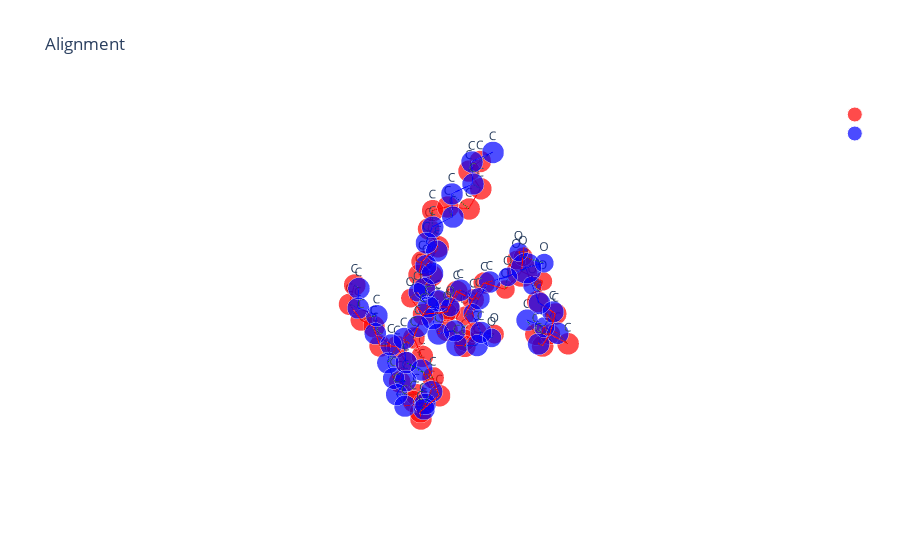

The notebook cell this image was saved under:
### Markdown cell above
OTMol alignment

### Code cell
# 1ln1_DLP
df = pd.read_csv('./otmol_output/1ln1_DLP_results.csv')
data_path = "../Data/extra_bio_ligands"
ligand = '1ln1_DLP'
i = 8
path1 = os.path.join(data_path, 'extra_bio_ligands_reference', f'{ligand}.pdb')
path2 = os.path.join(
    data_path, 
    'extra_bio_ligands_boltz_af3_generated_conformers', 
    f'boltz_results_{ligand}', 
    f'{ligand}_model_{str(i)}_chainB_pH74.pdb'
    )  
nameB = path2.split('/')[-1].split('.')[0]+'_otmol.pdb'
X_A, T_A, B_A = otm.tl.parse_pdb_file(path1)
X_B, T_B, B_B = otm.tl.parse_pdb_file(path2)
assignment = [int(x) for x in df['assignment'][i].strip('[]').split()]
P = otm.tl.permutation_to_matrix(assignment)
X_B_aligned, _, _ = otm.tl.kabsch(X_A, X_B, P) 
otm.tl.write_xyz_with_custom_labels(
    os.path.join('otmol_output', nameB), 
    X_B_aligned[assignment], 
    T_B[assignment],
    comment="aligned by OTMol")
print(otm.tl.root_mean_square_deviation(X_A, X_B_aligned[assignment]))
otm.pl.interactive_alignment_plot(X_A, X_B_aligned, T_A, T_B, B_A, B_B, assignment, '', '')

### Figure 1 — Plotly figure (JSON) as saved in the notebook; plotly's stock layout.template omitted (floating-point values rounded to 4 significant figures)
{"data": [{"marker": {"color": "red", "size": [15.2, 15.2, 15.2, 15.2, 15.2, 15.2, 15.2, 15.2, 15.2, 15.2, 15.2, 15.2, 15.2, 15.2, 15.2, 15.2, 15.2, 15.2, 15.2, 15.2, 15.2, 15.2, 15.2, 15.2, 15.2, 15.2, 15.2, 15.2, 15.2, 15.2, 15.2, 15.2, 15.2, 15.2, 15.2, 15.2, 15.2, 15.2, 15.2, 15.2, 15.2, 15.2, 15.2, 15.2, 14.2, 13.2, 13.2, 13.2, 13.2, 13.2, 13.2, 13.2, 13.2, 21.4], "symbol": "circle"}, "mode": "markers+text", "name": "", "text": ["C", "C", "C", "C", "C", "C", "C", "C", "C", "C", "C", "C", "C", "C", "C", "C", "C", "C", "C", "C", "C", "C", "C", "C", "C", "C", "C", "C", "C", "C", "C", "C", "C", "C", "C", "C", "C", "C", "C", "C", "C", "C", "C", "C", "N", "O", "O", "O", "O", "O", "O", "O", "O", "P"], "textposition": "top center", "type": "scatter3d", "x": [49.37, 50.8, 51.9, 46.91, 46.23, 48.26, 46.06, 46.67, 54.38, 55.62, 55.28, 55.72, 55.48, 56.67, 56.29, 55.65, 54.66, 54.22, 54.67, 53.89, 53.72, 54.27, 53.89, 54.84, 54.82, 54.18, 50.65, 51.1, 50.09, 50.45, 49.59, 49.41, 49.98, 49.79, 51.09, 51.13, 49.84, 49.55, 49.19, 49.07, 47.79, 46.98, 46.78, 45.31, 46.81, 51.08, 53.12, 54.44, 49.95, 46.23, 47.61, 48.44, 46.39, 47.17], "y": [49.7, 50.05, 49.65, 52.38, 53.47, 54.03, 54.69, 52.44, 49.3, 49.79, 50.08, 51.48, 51.75, 51.3, 50.84, 49.41, 49.2, 47.97, 46.71, 46.62, 45.49, 44.14, 43.03, 43.0, 41.66, 41.68, 50.25, 49.7, 48.74, 47.3, 46.71, 45.19, 44.38, 45.07, 45.2, 45.63, 45.86, 44.62, 44.69, 46.04, 46.74, 46.99, 45.73, 45.39, 53.64, 49.6, 50.07, 48.24, 51.3, 49.83, 51.32, 50.77, 52.23, 51.04], "z": [19.91, 19.48, 20.47, 18.5, 17.69, 16.44, 15.66, 15.52, 19.86, 19.07, 17.58, 17.08, 15.57, 14.71, 13.32, 13.28, 12.07, 11.68, 12.39, 13.71, 14.41, 13.96, 14.92, 16.08, 16.78, 18.18, 16.8, 15.45, 14.79, 15.07, 16.17, 16.02, 17.18, 18.5, 19.25, 20.53, 21.27, 22.05, 23.33, 24.0, 23.67, 24.92, 25.73, 25.92, 16.33, 18.07, 19.76, 20.55, 16.84, 20.36, 21.84, 19.45, 19.82, 20.4]}, {"marker": {"color": "blue", "size": [15.2, 15.2, 15.2, 15.2, 15.2, 15.2, 15.2, 15.2, 15.2, 15.2, 15.2, 15.2, 15.2, 15.2, 15.2, 15.2, 15.2, 15.2, 13.2, 13.2, 15.2, 15.2, 15.2, 13.2, 21.4, 13.2, 13.2, 13.2, 15.2, 15.2, 14.2, 15.2, 15.2, 15.2, 13.2, 15.2, 13.2, 15.2, 15.2, 15.2, 15.2, 15.2, 15.2, 15.2, 15.2, 15.2, 15.2, 15.2, 15.2, 15.2, 15.2, 15.2, 15.2, 15.2], "symbol": "circle"}, "mode": "markers+text", "name": "", "text": ["C", "C", "C", "C", "C", "C", "C", "C", "C", "C", "C", "C", "C", "C", "C", "C", "C", "C", "O", "O", "C", "C", "C", "O", "P", "O", "O", "O", "C", "C", "N", "C", "C", "C", "O", "C", "O", "C", "C", "C", "C", "C", "C", "C", "C", "C", "C", "C", "C", "C", "C", "C", "C", "C"], "textposition": "top center", "type": "scatter3d", "x": [54.11, 54.55, 53.6, 54.0, 53.6, 54.18, 54.59, 54.5, 55.8, 56.11, 55.29, 56.1, 55.58, 55.24, 56.17, 55.54, 55.04, 53.73, 53.61, 52.71, 51.41, 50.38, 48.98, 48.51, 46.97, 46.27, 46.78, 46.48, 47.02, 46.04, 46.31, 47.62, 46.32, 45.29, 50.49, 50.7, 50.93, 50.61, 51.32, 50.39, 50.9, 50.25, 49.48, 50.14, 49.58, 50.34, 49.77, 50.75, 50.49, 49.21, 48.97, 47.75, 47.13, 45.88], "y": [42.04, 42.32, 43.16, 43.28, 44.57, 44.76, 45.9, 47.19, 47.77, 49.03, 50.13, 50.96, 51.15, 49.92, 49.59, 48.74, 49.54, 49.05, 47.97, 49.9, 49.5, 50.17, 49.84, 50.93, 51.2, 49.99, 52.39, 51.54, 52.6, 53.13, 52.81, 53.34, 51.34, 53.37, 49.77, 50.75, 51.86, 50.39, 49.17, 48.03, 46.84, 45.54, 45.4, 44.6, 44.94, 45.11, 45.64, 45.71, 46.07, 46.63, 46.31, 47.0, 46.29, 46.95], "z": [18.02, 16.64, 15.88, 14.47, 13.91, 12.58, 12.11, 12.74, 12.79, 12.91, 13.34, 14.21, 15.55, 16.28, 17.33, 18.33, 19.47, 19.94, 20.42, 19.83, 20.25, 19.39, 19.86, 20.56, 20.65, 21.09, 21.47, 19.2, 18.54, 17.56, 16.17, 15.77, 15.98, 15.34, 18.05, 17.11, 17.46, 15.66, 15.32, 15.41, 14.72, 15.02, 16.25, 17.31, 18.55, 19.64, 20.8, 21.86, 23.07, 23.53, 24.96, 25.47, 26.58, 27.06]}, {"line": {"color": "red", "width": 2}, "mode": "lines", "showlegend": false, "type": "scatter3d", "x": [49.37, 50.8], "y": [49.7, 50.05], "z": [19.91, 19.48]}, {"line": {"color": "red", "width": 2}, "mode": "lines", "showlegend": false, "type": "scatter3d", "x": [49.37, 48.44], "y": [49.7, 50.77], "z": [19.91, 19.45]}, {"line": {"color": "red", "width": 2}, "mode": "lines", "showlegend": false, "type": "scatter3d", "x": [50.8, 51.9], "y": [50.05, 49.65], "z": [19.48, 20.47]}, {"line": {"color": "red", "width": 2}, "mode": "lines", "showlegend": false, "type": "scatter3d", "x": [50.8, 51.08], "y": [50.05, 49.6], "z": [19.48, 18.07]}, {"line": {"color": "red", "width": 2}, "mode": "lines", "showlegend": false, "type": "scatter3d", "x": [51.9, 53.12], "y": [49.65, 50.07], "z": [20.47, 19.76]}, {"line": {"color": "red", "width": 2}, "mode": "lines", "showlegend": false, "type": "scatter3d", "x": [46.91, 46.23], "y": [52.38, 53.47], "z": [18.5, 17.69]}, {"line": {"color": "red", "width": 2}, "mode": "lines", "showlegend": false, "type": "scatter3d", "x": [46.91, 46.39], "y": [52.38, 52.23], "z": [18.5, 19.82]}, {"line": {"color": "red", "width": 2}, "mode": "lines", "showlegend": false, "type": "scatter3d", "x": [46.23, 46.81], "y": [53.47, 53.64], "z": [17.69, 16.33]}, {"line": {"color": "red", "width": 2}, "mode": "lines", "showlegend": false, "type": "scatter3d", "x": [48.26, 46.81], "y": [54.03, 53.64], "z": [16.44, 16.33]}, {"line": {"color": "red", "width": 2}, "mode": "lines", "showlegend": false, "type": "scatter3d", "x": [46.06, 46.81], "y": [54.69, 53.64], "z": [15.66, 16.33]}, {"line": {"color": "red", "width": 2}, "mode": "lines", "showlegend": false, "type": "scatter3d", "x": [46.67, 46.81], "y": [52.44, 53.64], "z": [15.52, 16.33]}, {"line": {"color": "red", "width": 2}, "mode": "lines", "showlegend": false, "type": "scatter3d", "x": [54.38, 55.62], "y": [49.3, 49.79], "z": [19.86, 19.07]}, {"line": {"color": "red", "width": 2}, "mode": "lines", "showlegend": false, "type": "scatter3d", "x": [54.38, 53.12], "y": [49.3, 50.07], "z": [19.86, 19.76]}, {"line": {"color": "red", "width": 2}, "mode": "lines", "showlegend": false, "type": "scatter3d", "x": [54.38, 54.44], "y": [49.3, 48.24], "z": [19.86, 20.55]}, {"line": {"color": "red", "width": 2}, "mode": "lines", "showlegend": false, "type": "scatter3d", "x": [55.62, 55.28], "y": [49.79, 50.08], "z": [19.07, 17.58]}, {"line": {"color": "red", "width": 2}, "mode": "lines", "showlegend": false, "type": "scatter3d", "x": [55.28, 55.72], "y": [50.08, 51.48], "z": [17.58, 17.08]}, {"line": {"color": "red", "width": 2}, "mode": "lines", "showlegend": false, "type": "scatter3d", "x": [55.72, 55.48], "y": [51.48, 51.75], "z": [17.08, 15.57]}, {"line": {"color": "red", "width": 2}, "mode": "lines", "showlegend": false, "type": "scatter3d", "x": [55.48, 56.67], "y": [51.75, 51.3], "z": [15.57, 14.71]}, {"line": {"color": "red", "width": 2}, "mode": "lines", "showlegend": false, "type": "scatter3d", "x": [56.67, 56.29], "y": [51.3, 50.84], "z": [14.71, 13.32]}, {"line": {"color": "red", "width": 2}, "mode": "lines", "showlegend": false, "type": "scatter3d", "x": [56.29, 55.65], "y": [50.84, 49.41], "z": [13.32, 13.28]}, {"line": {"color": "red", "width": 2}, "mode": "lines", "showlegend": false, "type": "scatter3d", "x": [55.65, 54.66], "y": [49.41, 49.2], "z": [13.28, 12.07]}, {"line": {"color": "red", "width": 2}, "mode": "lines", "showlegend": false, "type": "scatter3d", "x": [54.66, 54.22], "y": [49.2, 47.97], "z": [12.07, 11.68]}, {"line": {"color": "red", "width": 2}, "mode": "lines", "showlegend": false, "type": "scatter3d", "x": [54.22, 54.67], "y": [47.97, 46.71], "z": [11.68, 12.39]}, {"line": {"color": "red", "width": 2}, "mode": "lines", "showlegend": false, "type": "scatter3d", "x": [54.67, 53.89], "y": [46.71, 46.62], "z": [12.39, 13.71]}, {"line": {"color": "red", "width": 2}, "mode": "lines", "showlegend": false, "type": "scatter3d", "x": [53.89, 53.72], "y": [46.62, 45.49], "z": [13.71, 14.41]}, {"line": {"color": "red", "width": 2}, "mode": "lines", "showlegend": false, "type": "scatter3d", "x": [53.72, 54.27], "y": [45.49, 44.14], "z": [14.41, 13.96]}, {"line": {"color": "red", "width": 2}, "mode": "lines", "showlegend": false, "type": "scatter3d", "x": [54.27, 53.89], "y": [44.14, 43.03], "z": [13.96, 14.92]}, {"line": {"color": "red", "width": 2}, "mode": "lines", "showlegend": false, "type": "scatter3d", "x": [53.89, 54.84], "y": [43.03, 43.0], "z": [14.92, 16.08]}, {"line": {"color": "red", "width": 2}, "mode": "lines", "showlegend": false, "type": "scatter3d", "x": [54.84, 54.82], "y": [43.0, 41.66], "z": [16.08, 16.78]}, {"line": {"color": "red", "width": 2}, "mode": "lines", "showlegend": false, "type": "scatter3d", "x": [54.82, 54.18], "y": [41.66, 41.68], "z": [16.78, 18.18]}, {"line": {"color": "red", "width": 2}, "mode": "lines", "showlegend": false, "type": "scatter3d", "x": [50.65, 51.1], "y": [50.25, 49.7], "z": [16.8, 15.45]}, {"line": {"color": "red", "width": 2}, "mode": "lines", "showlegend": false, "type": "scatter3d", "x": [50.65, 51.08], "y": [50.25, 49.6], "z": [16.8, 18.07]}, {"line": {"color": "red", "width": 2}, "mode": "lines", "showlegend": false, "type": "scatter3d", "x": [50.65, 49.95], "y": [50.25, 51.3], "z": [16.8, 16.84]}, {"line": {"color": "red", "width": 2}, "mode": "lines", "showlegend": false, "type": "scatter3d", "x": [51.1, 50.09], "y": [49.7, 48.74], "z": [15.45, 14.79]}, {"line": {"color": "red", "width": 2}, "mode": "lines", "showlegend": false, "type": "scatter3d", "x": [50.09, 50.45], "y": [48.74, 47.3], "z": [14.79, 15.07]}, {"line": {"color": "red", "width": 2}, "mode": "lines", "showlegend": false, "type": "scatter3d", "x": [50.45, 49.59], "y": [47.3, 46.71], "z": [15.07, 16.17]}, {"line": {"color": "red", "width": 2}, "mode": "lines", "showlegend": false, "type": "scatter3d", "x": [49.59, 49.41], "y": [46.71, 45.19], "z": [16.17, 16.02]}, {"line": {"color": "red", "width": 2}, "mode": "lines", "showlegend": false, "type": "scatter3d", "x": [49.41, 49.98], "y": [45.19, 44.38], "z": [16.02, 17.18]}, {"line": {"color": "red", "width": 2}, "mode": "lines", "showlegend": false, "type": "scatter3d", "x": [49.98, 49.79], "y": [44.38, 45.07], "z": [17.18, 18.5]}, {"line": {"color": "red", "width": 2}, "mode": "lines", "showlegend": false, "type": "scatter3d", "x": [49.79, 51.09], "y": [45.07, 45.2], "z": [18.5, 19.25]}, {"line": {"color": "red", "width": 2}, "mode": "lines", "showlegend": false, "type": "scatter3d", "x": [51.09, 51.13], "y": [45.2, 45.63], "z": [19.25, 20.53]}, {"line": {"color": "red", "width": 2}, "mode": "lines", "showlegend": false, "type": "scatter3d", "x": [51.13, 49.84], "y": [45.63, 45.86], "z": [20.53, 21.27]}, {"line": {"color": "red", "width": 2}, "mode": "lines", "showlegend": false, "type": "scatter3d", "x": [49.84, 49.55], "y": [45.86, 44.62], "z": [21.27, 22.05]}, {"line": {"color": "red", "width": 2}, "mode": "lines", "showlegend": false, "type": "scatter3d", "x": [49.55, 49.19], "y": [44.62, 44.69], "z": [22.05, 23.33]}, {"line": {"color": "red", "width": 2}, "mode": "lines", "showlegend": false, "type": "scatter3d", "x": [49.19, 49.07], "y": [44.69, 46.04], "z": [23.33, 24.0]}, {"line": {"color": "red", "width": 2}, "mode": "lines", "showlegend": false, "type": "scatter3d", "x": [49.07, 47.79], "y": [46.04, 46.74], "z": [24.0, 23.67]}, {"line": {"color": "red", "width": 2}, "mode": "lines", "showlegend": false, "type": "scatter3d", "x": [47.79, 46.98], "y": [46.74, 46.99], "z": [23.67, 24.92]}, {"line": {"color": "red", "width": 2}, "mode": "lines", "showlegend": false, "type": "scatter3d", "x": [46.98, 46.78], "y": [46.99, 45.73], "z": [24.92, 25.73]}, {"line": {"color": "red", "width": 2}, "mode": "lines", "showlegend": false, "type": "scatter3d", "x": [46.78, 45.31], "y": [45.73, 45.39], "z": [25.73, 25.92]}, {"line": {"color": "red", "width": 2}, "mode": "lines", "showlegend": false, "type": "scatter3d", "x": [46.23, 47.17], "y": [49.83, 51.04], "z": [20.36, 20.4]}, {"line": {"color": "red", "width": 2}, "mode": "lines", "showlegend": false, "type": "scatter3d", "x": [47.61, 47.17], "y": [51.32, 51.04], "z": [21.84, 20.4]}, {"line": {"color": "red", "width": 2}, "mode": "lines", "showlegend": false, "type": "scatter3d", "x": [48.44, 47.17], "y": [50.77, 51.04], "z": [19.45, 20.4]}, {"line": {"color": "red", "width": 2}, "mode": "lines", "showlegend": false, "type": "scatter3d", "x": [46.39, 47.17], "y": [52.23, 51.04], "z": [19.82, 20.4]}, {"line": {"color": "blue", "width": 2}, "mode": "lines", "showlegend": false, "type": "scatter3d", "x": [54.11, 54.55], "y": [42.04, 42.32], "z": [18.02, 16.64]}, {"line": {"color": "blue", "width": 2}, "mode": "lines", "showlegend": false, "type": "scatter3d", "x": [54.55, 53.6], "y": [42.32, 43.16], "z": [16.64, 15.88]}, {"line": {"color": "blue", "width": 2}, "mode": "lines", "showlegend": false, "type": "scatter3d", "x": [53.6, 54.0], "y": [43.16, 43.28], "z": [15.88, 14.47]}, {"line": {"color": "blue", "width": 2}, "mode": "lines", "showlegend": false, "type": "scatter3d", "x": [54.0, 53.6], "y": [43.28, 44.57], "z": [14.47, 13.91]}, {"line": {"color": "blue", "width": 2}, "mode": "lines", "showlegend": false, "type": "scatter3d", "x": [53.6, 54.18], "y": [44.57, 44.76], "z": [13.91, 12.58]}, {"line": {"color": "blue", "width": 2}, "mode": "lines", "showlegend": false, "type": "scatter3d", "x": [54.18, 54.59], "y": [44.76, 45.9], "z": [12.58, 12.11]}, {"line": {"color": "blue", "width": 2}, "mode": "lines", "showlegend": false, "type": "scatter3d", "x": [54.59, 54.5], "y": [45.9, 47.19], "z": [12.11, 12.74]}, {"line": {"color": "blue", "width": 2}, "mode": "lines", "showlegend": false, "type": "scatter3d", "x": [54.5, 55.8], "y": [47.19, 47.77], "z": [12.74, 12.79]}, {"line": {"color": "blue", "width": 2}, "mode": "lines", "showlegend": false, "type": "scatter3d", "x": [55.8, 56.11], "y": [47.77, 49.03], "z": [12.79, 12.91]}, {"line": {"color": "blue", "width": 2}, "mode": "lines", "showlegend": false, "type": "scatter3d", "x": [56.11, 55.29], "y": [49.03, 50.13], "z": [12.91, 13.34]}, {"line": {"color": "blue", "width": 2}, "mode": "lines", "showlegend": false, "type": "scatter3d", "x": [55.29, 56.1], "y": [50.13, 50.96], "z": [13.34, 14.21]}, {"line": {"color": "blue", "width": 2}, "mode": "lines", "showlegend": false, "type": "scatter3d", "x": [56.1, 55.58], "y": [50.96, 51.15], "z": [14.21, 15.55]}, {"line": {"color": "blue", "width": 2}, "mode": "lines", "showlegend": false, "type": "scatter3d", "x": [55.58, 55.24], "y": [51.15, 49.92], "z": [15.55, 16.28]}, {"line": {"color": "blue", "width": 2}, "mode": "lines", "showlegend": false, "type": "scatter3d", "x": [55.24, 56.17], "y": [49.92, 49.59], "z": [16.28, 17.33]}, {"line": {"color": "blue", "width": 2}, "mode": "lines", "showlegend": false, "type": "scatter3d", "x": [56.17, 55.54], "y": [49.59, 48.74], "z": [17.33, 18.33]}, {"line": {"color": "blue", "width": 2}, "mode": "lines", "showlegend": false, "type": "scatter3d", "x": [55.54, 55.04], "y": [48.74, 49.54], "z": [18.33, 19.47]}, {"line": {"color": "blue", "width": 2}, "mode": "lines", "showlegend": false, "type": "scatter3d", "x": [55.04, 53.73], "y": [49.54, 49.05], "z": [19.47, 19.94]}, {"line": {"color": "blue", "width": 2}, "mode": "lines", "showlegend": false, "type": "scatter3d", "x": [53.73, 53.61], "y": [49.05, 47.97], "z": [19.94, 20.42]}, {"line": {"color": "blue", "width": 2}, "mode": "lines", "showlegend": false, "type": "scatter3d", "x": [53.73, 52.71], "y": [49.05, 49.9], "z": [19.94, 19.83]}, {"line": {"color": "blue", "width": 2}, "mode": "lines", "showlegend": false, "type": "scatter3d", "x": [52.71, 51.41], "y": [49.9, 49.5], "z": [19.83, 20.25]}, {"line": {"color": "blue", "width": 2}, "mode": "lines", "showlegend": false, "type": "scatter3d", "x": [51.41, 50.38], "y": [49.5, 50.17], "z": [20.25, 19.39]}, {"line": {"color": "blue", "width": 2}, "mode": "lines", "showlegend": false, "type": "scatter3d", "x": [50.38, 48.98], "y": [50.17, 49.84], "z": [19.39, 19.86]}, {"line": {"color": "blue", "width": 2}, "mode": "lines", "showlegend": false, "type": "scatter3d", "x": [50.38, 50.49], "y": [50.17, 49.77], "z": [19.39, 18.05]}, {"line": {"color": "blue", "width": 2}, "mode": "lines", "showlegend": false, "type": "scatter3d", "x": [48.98, 48.51], "y": [49.84, 50.93], "z": [19.86, 20.56]}, {"line": {"color": "blue", "width": 2}, "mode": "lines", "showlegend": false, "type": "scatter3d", "x": [48.51, 46.97], "y": [50.93, 51.2], "z": [20.56, 20.65]}, {"line": {"color": "blue", "width": 2}, "mode": "lines", "showlegend": false, "type": "scatter3d", "x": [46.97, 46.27], "y": [51.2, 49.99], "z": [20.65, 21.09]}, {"line": {"color": "blue", "width": 2}, "mode": "lines", "showlegend": false, "type": "scatter3d", "x": [46.97, 46.78], "y": [51.2, 52.39], "z": [20.65, 21.47]}, {"line": {"color": "blue", "width": 2}, "mode": "lines", "showlegend": false, "type": "scatter3d", "x": [46.97, 46.48], "y": [51.2, 51.54], "z": [20.65, 19.2]}, {"line": {"color": "blue", "width": 2}, "mode": "lines", "showlegend": false, "type": "scatter3d", "x": [46.48, 47.02], "y": [51.54, 52.6], "z": [19.2, 18.54]}, {"line": {"color": "blue", "width": 2}, "mode": "lines", "showlegend": false, "type": "scatter3d", "x": [47.02, 46.04], "y": [52.6, 53.13], "z": [18.54, 17.56]}, {"line": {"color": "blue", "width": 2}, "mode": "lines", "showlegend": false, "type": "scatter3d", "x": [46.04, 46.31], "y": [53.13, 52.81], "z": [17.56, 16.17]}, {"line": {"color": "blue", "width": 2}, "mode": "lines", "showlegend": false, "type": "scatter3d", "x": [46.31, 47.62], "y": [52.81, 53.34], "z": [16.17, 15.77]}, {"line": {"color": "blue", "width": 2}, "mode": "lines", "showlegend": false, "type": "scatter3d", "x": [46.31, 46.32], "y": [52.81, 51.34], "z": [16.17, 15.98]}, {"line": {"color": "blue", "width": 2}, "mode": "lines", "showlegend": false, "type": "scatter3d", "x": [46.31, 45.29], "y": [52.81, 53.37], "z": [16.17, 15.34]}, {"line": {"color": "blue", "width": 2}, "mode": "lines", "showlegend": false, "type": "scatter3d", "x": [50.49, 50.7], "y": [49.77, 50.75], "z": [18.05, 17.11]}, {"line": {"color": "blue", "width": 2}, "mode": "lines", "showlegend": false, "type": "scatter3d", "x": [50.7, 50.93], "y": [50.75, 51.86], "z": [17.11, 17.46]}, {"line": {"color": "blue", "width": 2}, "mode": "lines", "showlegend": false, "type": "scatter3d", "x": [50.7, 50.61], "y": [50.75, 50.39], "z": [17.11, 15.66]}, {"line": {"color": "blue", "width": 2}, "mode": "lines", "showlegend": false, "type": "scatter3d", "x": [50.61, 51.32], "y": [50.39, 49.17], "z": [15.66, 15.32]}, {"line": {"color": "blue", "width": 2}, "mode": "lines", "showlegend": false, "type": "scatter3d", "x": [51.32, 50.39], "y": [49.17, 48.03], "z": [15.32, 15.41]}, {"line": {"color": "blue", "width": 2}, "mode": "lines", "showlegend": false, "type": "scatter3d", "x": [50.39, 50.9], "y": [48.03, 46.84], "z": [15.41, 14.72]}, {"line": {"color": "blue", "width": 2}, "mode": "lines", "showlegend": false, "type": "scatter3d", "x": [50.9, 50.25], "y": [46.84, 45.54], "z": [14.72, 15.02]}, {"line": {"color": "blue", "width": 2}, "mode": "lines", "showlegend": false, "type": "scatter3d", "x": [50.25, 49.48], "y": [45.54, 45.4], "z": [15.02, 16.25]}, {"line": {"color": "blue", "width": 2}, "mode": "lines", "showlegend": false, "type": "scatter3d", "x": [49.48, 50.14], "y": [45.4, 44.6], "z": [16.25, 17.31]}, {"line": {"color": "blue", "width": 2}, "mode": "lines", "showlegend": false, "type": "scatter3d", "x": [50.14, 49.58], "y": [44.6, 44.94], "z": [17.31, 18.55]}, {"line": {"color": "blue", "width": 2}, "mode": "lines", "showlegend": false, "type": "scatter3d", "x": [49.58, 50.34], "y": [44.94, 45.11], "z": [18.55, 19.64]}, {"line": {"color": "blue", "width": 2}, "mode": "lines", "showlegend": false, "type": "scatter3d", "x": [50.34, 49.77], "y": [45.11, 45.64], "z": [19.64, 20.8]}, {"line": {"color": "blue", "width": 2}, "mode": "lines", "showlegend": false, "type": "scatter3d", "x": [49.77, 50.75], "y": [45.64, 45.71], "z": [20.8, 21.86]}, {"line": {"color": "blue", "width": 2}, "mode": "lines", "showlegend": false, "type": "scatter3d", "x": [50.75, 50.49], "y": [45.71, 46.07], "z": [21.86, 23.07]}, {"line": {"color": "blue", "width": 2}, "mode": "lines", "showlegend": false, "type": "scatter3d", "x": [50.49, 49.21], "y": [46.07, 46.63], "z": [23.07, 23.53]}, {"line": {"color": "blue", "width": 2}, "mode": "lines", "showlegend": false, "type": "scatter3d", "x": [49.21, 48.97], "y": [46.63, 46.31], "z": [23.53, 24.96]}, {"line": {"color": "blue", "width": 2}, "mode": "lines", "showlegend": false, "type": "scatter3d", "x": [48.97, 47.75], "y": [46.31, 47.0], "z": [24.96, 25.47]}, {"line": {"color": "blue", "width": 2}, "mode": "lines", "showlegend": false, "type": "scatter3d", "x": [47.75, 47.13], "y": [47.0, 46.29], "z": [25.47, 26.58]}, {"line": {"color": "blue", "width": 2}, "mode": "lines", "showlegend": false, "type": "scatter3d", "x": [47.13, 45.88], "y": [46.29, 46.95], "z": [26.58, 27.06]}, {"line": {"color": "green", "dash": "longdash", "width": 3}, "mode": "lines", "showlegend": false, "type": "scatter3d", "x": [49.37, 48.98], "y": [49.7, 49.84], "z": [19.91, 19.86]}, {"line": {"color": "green", "dash": "longdash", "width": 3}, "mode": "lines", "showlegend": false, "type": "scatter3d", "x": [50.8, 50.38], "y": [50.05, 50.17], "z": [19.48, 19.39]}, {"line": {"color": "green", "dash": "longdash", "width": 3}, "mode": "lines", "showlegend": false, "type": "scatter3d", "x": [51.9, 51.41], "y": [49.65, 49.5], "z": [20.47, 20.25]}, {"line": {"color": "green", "dash": "longdash", "width": 3}, "mode": "lines", "showlegend": false, "type": "scatter3d", "x": [46.91, 47.02], "y": [52.38, 52.6], "z": [18.5, 18.54]}, {"line": {"color": "green", "dash": "longdash", "width": 3}, "mode": "lines", "showlegend": false, "type": "scatter3d", "x": [46.23, 46.04], "y": [53.47, 53.13], "z": [17.69, 17.56]}, {"line": {"color": "green", "dash": "longdash", "width": 3}, "mode": "lines", "showlegend": false, "type": "scatter3d", "x": [48.26, 47.62], "y": [54.03, 53.34], "z": [16.44, 15.77]}, {"line": {"color": "green", "dash": "longdash", "width": 3}, "mode": "lines", "showlegend": false, "type": "scatter3d", "x": [46.06, 45.29], "y": [54.69, 53.37], "z": [15.66, 15.34]}, {"line": {"color": "green", "dash": "longdash", "width": 3}, "mode": "lines", "showlegend": false, "type": "scatter3d", "x": [46.67, 46.32], "y": [52.44, 51.34], "z": [15.52, 15.98]}, {"line": {"color": "green", "dash": "longdash", "width": 3}, "mode": "lines", "showlegend": false, "type": "scatter3d", "x": [54.38, 53.73], "y": [49.3, 49.05], "z": [19.86, 19.94]}, {"line": {"color": "green", "dash": "longdash", "width": 3}, "mode": "lines", "showlegend": false, "type": "scatter3d", "x": [55.62, 55.04], "y": [49.79, 49.54], "z": [19.07, 19.47]}, {"line": {"color": "green", "dash": "longdash", "width": 3}, "mode": "lines", "showlegend": false, "type": "scatter3d", "x": [55.28, 55.54], "y": [50.08, 48.74], "z": [17.58, 18.33]}, {"line": {"color": "green", "dash": "longdash", "width": 3}, "mode": "lines", "showlegend": false, "type": "scatter3d", "x": [55.72, 56.17], "y": [51.48, 49.59], "z": [17.08, 17.33]}, {"line": {"color": "green", "dash": "longdash", "width": 3}, "mode": "lines", "showlegend": false, "type": "scatter3d", "x": [55.48, 55.24], "y": [51.75, 49.92], "z": [15.57, 16.28]}, {"line": {"color": "green", "dash": "longdash", "width": 3}, "mode": "lines", "showlegend": false, "type": "scatter3d", "x": [56.67, 55.58], "y": [51.3, 51.15], "z": [14.71, 15.55]}, {"line": {"color": "green", "dash": "longdash", "width": 3}, "mode": "lines", "showlegend": false, "type": "scatter3d", "x": [56.29, 56.1], "y": [50.84, 50.96], "z": [13.32, 14.21]}, {"line": {"color": "green", "dash": "longdash", "width": 3}, "mode": "lines", "showlegend": false, "type": "scatter3d", "x": [55.65, 55.29], "y": [49.41, 50.13], "z": [13.28, 13.34]}, {"line": {"color": "green", "dash": "longdash", "width": 3}, "mode": "lines", "showlegend": false, "type": "scatter3d", "x": [54.66, 56.11], "y": [49.2, 49.03], "z": [12.07, 12.91]}, {"line": {"color": "green", "dash": "longdash", "width": 3}, "mode": "lines", "showlegend": false, "type": "scatter3d", "x": [54.22, 55.8], "y": [47.97, 47.77], "z": [11.68, 12.79]}, {"line": {"color": "green", "dash": "longdash", "width": 3}, "mode": "lines", "showlegend": false, "type": "scatter3d", "x": [54.67, 54.5], "y": [46.71, 47.19], "z": [12.39, 12.74]}, {"line": {"color": "green", "dash": "longdash", "width": 3}, "mode": "lines", "showlegend": false, "type": "scatter3d", "x": [53.89, 54.59], "y": [46.62, 45.9], "z": [13.71, 12.11]}, {"line": {"color": "green", "dash": "longdash", "width": 3}, "mode": "lines", "showlegend": false, "type": "scatter3d", "x": [53.72, 54.18], "y": [45.49, 44.76], "z": [14.41, 12.58]}, {"line": {"color": "green", "dash": "longdash", "width": 3}, "mode": "lines", "showlegend": false, "type": "scatter3d", "x": [54.27, 53.6], "y": [44.14, 44.57], "z": [13.96, 13.91]}, {"line": {"color": "green", "dash": "longdash", "width": 3}, "mode": "lines", "showlegend": false, "type": "scatter3d", "x": [53.89, 54.0], "y": [43.03, 43.28], "z": [14.92, 14.47]}, {"line": {"color": "green", "dash": "longdash", "width": 3}, "mode": "lines", "showlegend": false, "type": "scatter3d", "x": [54.84, 53.6], "y": [43.0, 43.16], "z": [16.08, 15.88]}, {"line": {"color": "green", "dash": "longdash", "width": 3}, "mode": "lines", "showlegend": false, "type": "scatter3d", "x": [54.82, 54.55], "y": [41.66, 42.32], "z": [16.78, 16.64]}, {"line": {"color": "green", "dash": "longdash", "width": 3}, "mode": "lines", "showlegend": false, "type": "scatter3d", "x": [54.18, 54.11], "y": [41.68, 42.04], "z": [18.18, 18.02]}, {"line": {"color": "green", "dash": "longdash", "width": 3}, "mode": "lines", "showlegend": false, "type": "scatter3d", "x": [50.65, 50.7], "y": [50.25, 50.75], "z": [16.8, 17.11]}, {"line": {"color": "green", "dash": "longdash", "width": 3}, "mode": "lines", "showlegend": false, "type": "scatter3d", "x": [51.1, 50.61], "y": [49.7, 50.39], "z": [15.45, 15.66]}, {"line": {"color": "green", "dash": "longdash", "width": 3}, "mode": "lines", "showlegend": false, "type": "scatter3d", "x": [50.09, 51.32], "y": [48.74, 49.17], "z": [14.79, 15.32]}, {"line": {"color": "green", "dash": "longdash", "width": 3}, "mode": "lines", "showlegend": false, "type": "scatter3d", "x": [50.45, 50.39], "y": [47.3, 48.03], "z": [15.07, 15.41]}, {"line": {"color": "green", "dash": "longdash", "width": 3}, "mode": "lines", "showlegend": false, "type": "scatter3d", "x": [49.59, 50.9], "y": [46.71, 46.84], "z": [16.17, 14.72]}, {"line": {"color": "green", "dash": "longdash", "width": 3}, "mode": "lines", "showlegend": false, "type": "scatter3d", "x": [49.41, 50.25], "y": [45.19, 45.54], "z": [16.02, 15.02]}, {"line": {"color": "green", "dash": "longdash", "width": 3}, "mode": "lines", "showlegend": false, "type": "scatter3d", "x": [49.98, 49.48], "y": [44.38, 45.4], "z": [17.18, 16.25]}, {"line": {"color": "green", "dash": "longdash", "width": 3}, "mode": "lines", "showlegend": false, "type": "scatter3d", "x": [49.79, 50.14], "y": [45.07, 44.6], "z": [18.5, 17.31]}, {"line": {"color": "green", "dash": "longdash", "width": 3}, "mode": "lines", "showlegend": false, "type": "scatter3d", "x": [51.09, 49.58], "y": [45.2, 44.94], "z": [19.25, 18.55]}, {"line": {"color": "green", "dash": "longdash", "width": 3}, "mode": "lines", "showlegend": false, "type": "scatter3d", "x": [51.13, 50.34], "y": [45.63, 45.11], "z": [20.53, 19.64]}, {"line": {"color": "green", "dash": "longdash", "width": 3}, "mode": "lines", "showlegend": false, "type": "scatter3d", "x": [49.84, 49.77], "y": [45.86, 45.64], "z": [21.27, 20.8]}, {"line": {"color": "green", "dash": "longdash", "width": 3}, "mode": "lines", "showlegend": false, "type": "scatter3d", "x": [49.55, 50.75], "y": [44.62, 45.71], "z": [22.05, 21.86]}, {"line": {"color": "green", "dash": "longdash", "width": 3}, "mode": "lines", "showlegend": false, "type": "scatter3d", "x": [49.19, 50.49], "y": [44.69, 46.07], "z": [23.33, 23.07]}, {"line": {"color": "green", "dash": "longdash", "width": 3}, "mode": "lines", "showlegend": false, "type": "scatter3d", "x": [49.07, 49.21], "y": [46.04, 46.63], "z": [24.0, 23.53]}, {"line": {"color": "green", "dash": "longdash", "width": 3}, "mode": "lines", "showlegend": false, "type": "scatter3d", "x": [47.79, 48.97], "y": [46.74, 46.31], "z": [23.67, 24.96]}, {"line": {"color": "green", "dash": "longdash", "width": 3}, "mode": "lines", "showlegend": false, "type": "scatter3d", "x": [46.98, 47.75], "y": [46.99, 47.0], "z": [24.92, 25.47]}, {"line": {"color": "green", "dash": "longdash", "width": 3}, "mode": "lines", "showlegend": false, "type": "scatter3d", "x": [46.78, 47.13], "y": [45.73, 46.29], "z": [25.73, 26.58]}, {"line": {"color": "green", "dash": "longdash", "width": 3}, "mode": "lines", "showlegend": false, "type": "scatter3d", "x": [45.31, 45.88], "y": [45.39, 46.95], "z": [25.92, 27.06]}, {"line": {"color": "green", "dash": "longdash", "width": 3}, "mode": "lines", "showlegend": false, "type": "scatter3d", "x": [46.81, 46.31], "y": [53.64, 52.81], "z": [16.33, 16.17]}, {"line": {"color": "green", "dash": "longdash", "width": 3}, "mode": "lines", "showlegend": false, "type": "scatter3d", "x": [51.08, 50.49], "y": [49.6, 49.77], "z": [18.07, 18.05]}, {"line": {"color": "green", "dash": "longdash", "width": 3}, "mode": "lines", "showlegend": false, "type": "scatter3d", "x": [53.12, 52.71], "y": [50.07, 49.9], "z": [19.76, 19.83]}, {"line": {"color": "green", "dash": "longdash", "width": 3}, "mode": "lines", "showlegend": false, "type": "scatter3d", "x": [54.44, 53.61], "y": [48.24, 47.97], "z": [20.55, 20.42]}, {"line": {"color": "green", "dash": "longdash", "width": 3}, "mode": "lines", "showlegend": false, "type": "scatter3d", "x": [49.95, 50.93], "y": [51.3, 51.86], "z": [16.84, 17.46]}, {"line": {"color": "green", "dash": "longdash", "width": 3}, "mode": "lines", "showlegend": false, "type": "scatter3d", "x": [46.23, 46.27], "y": [49.83, 49.99], "z": [20.36, 21.09]}, {"line": {"color": "green", "dash": "longdash", "width": 3}, "mode": "lines", "showlegend": false, "type": "scatter3d", "x": [47.61, 46.78], "y": [51.32, 52.39], "z": [21.84, 21.47]}, {"line": {"color": "green", "dash": "longdash", "width": 3}, "mode": "lines", "showlegend": false, "type": "scatter3d", "x": [48.44, 48.51], "y": [50.77, 50.93], "z": [19.45, 20.56]}, {"line": {"color": "green", "dash": "longdash", "width": 3}, "mode": "lines", "showlegend": false, "type": "scatter3d", "x": [46.39, 46.48], "y": [52.23, 51.54], "z": [19.82, 19.2]}, {"line": {"color": "green", "dash": "longdash", "width": 3}, "mode": "lines", "showlegend": false, "type": "scatter3d", "x": [47.17, 46.97], "y": [51.04, 51.2], "z": [20.4, 20.65]}], "layout": {"scene": {"aspectmode": "data", "xaxis": {"title": {"text": "X"}, "visible": false}, "yaxis": {"title": {"text": "Y"}, "visible": false}, "zaxis": {"title": {"text": "Z"}, "visible": false}}, "showlegend": true, "title": {"text": "  Alignment"}}}
